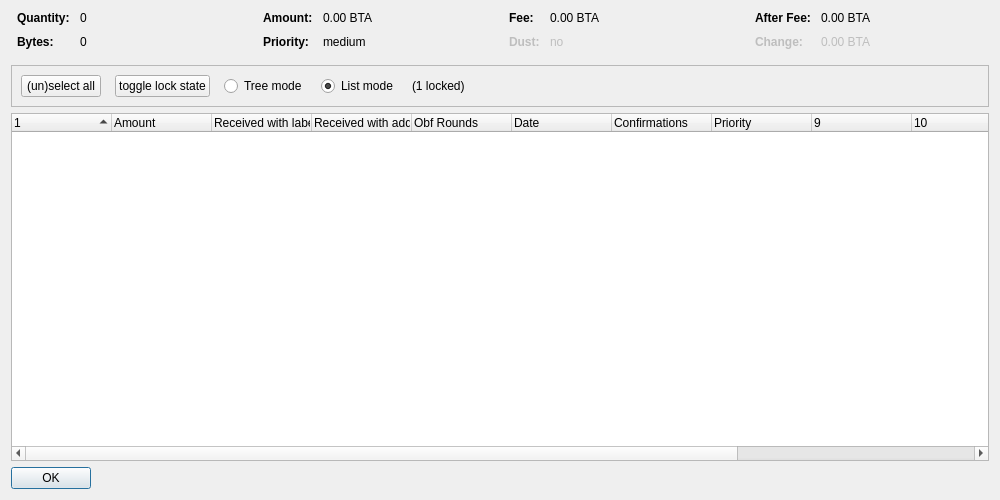
<?xml version="1.0" encoding="UTF-8"?>
<ui version="4.0">
 <class>CoinControlDialog</class>
 <widget class="QDialog" name="CoinControlDialog">
  <property name="geometry">
   <rect>
    <x>0</x>
    <y>0</y>
    <width>1000</width>
    <height>500</height>
   </rect>
  </property>
  <property name="windowTitle">
   <string>Coin Selection</string>
  </property>
  <layout class="QVBoxLayout" name="verticalLayout">
   <item>
    <layout class="QHBoxLayout" name="horizontalLayoutTop" stretch="0,0,0,0">
     <property name="topMargin">
      <number>0</number>
     </property>
     <property name="bottomMargin">
      <number>10</number>
     </property>
     <item>
      <layout class="QFormLayout" name="formLayoutCoinControl1">
       <property name="horizontalSpacing">
        <number>10</number>
       </property>
       <property name="verticalSpacing">
        <number>10</number>
       </property>
       <property name="leftMargin">
        <number>6</number>
       </property>
       <property name="rightMargin">
        <number>6</number>
       </property>
       <item row="0" column="0">
        <widget class="QLabel" name="labelCoinControlQuantityText">
         <property name="font">
          <font>
           <weight>75</weight>
           <bold>true</bold>
          </font>
         </property>
         <property name="text">
          <string>Quantity:</string>
         </property>
        </widget>
       </item>
       <item row="0" column="1">
        <widget class="QLabel" name="labelCoinControlQuantity">
         <property name="cursor">
          <cursorShape>IBeamCursor</cursorShape>
         </property>
         <property name="contextMenuPolicy">
          <enum>Qt::ActionsContextMenu</enum>
         </property>
         <property name="text">
          <string notr="true">0</string>
         </property>
         <property name="textInteractionFlags">
          <set>Qt::LinksAccessibleByMouse|Qt::TextSelectableByKeyboard|Qt::TextSelectableByMouse</set>
         </property>
        </widget>
       </item>
       <item row="1" column="0">
        <widget class="QLabel" name="labelCoinControlBytesText">
         <property name="font">
          <font>
           <weight>75</weight>
           <bold>true</bold>
          </font>
         </property>
         <property name="text">
          <string>Bytes:</string>
         </property>
        </widget>
       </item>
       <item row="1" column="1">
        <widget class="QLabel" name="labelCoinControlBytes">
         <property name="cursor">
          <cursorShape>IBeamCursor</cursorShape>
         </property>
         <property name="contextMenuPolicy">
          <enum>Qt::ActionsContextMenu</enum>
         </property>
         <property name="text">
          <string notr="true">0</string>
         </property>
         <property name="textInteractionFlags">
          <set>Qt::LinksAccessibleByMouse|Qt::TextSelectableByKeyboard|Qt::TextSelectableByMouse</set>
         </property>
        </widget>
       </item>
      </layout>
     </item>
     <item>
      <layout class="QFormLayout" name="formLayoutCoinControl2">
       <property name="horizontalSpacing">
        <number>10</number>
       </property>
       <property name="verticalSpacing">
        <number>10</number>
       </property>
       <property name="leftMargin">
        <number>6</number>
       </property>
       <property name="rightMargin">
        <number>6</number>
       </property>
       <item row="0" column="0">
        <widget class="QLabel" name="labelCoinControlAmountText">
         <property name="font">
          <font>
           <weight>75</weight>
           <bold>true</bold>
          </font>
         </property>
         <property name="text">
          <string>Amount:</string>
         </property>
        </widget>
       </item>
       <item row="0" column="1">
        <widget class="QLabel" name="labelCoinControlAmount">
         <property name="cursor">
          <cursorShape>IBeamCursor</cursorShape>
         </property>
         <property name="contextMenuPolicy">
          <enum>Qt::ActionsContextMenu</enum>
         </property>
         <property name="text">
          <string notr="true">0.00 BTA</string>
         </property>
         <property name="textInteractionFlags">
          <set>Qt::LinksAccessibleByMouse|Qt::TextSelectableByKeyboard|Qt::TextSelectableByMouse</set>
         </property>
        </widget>
       </item>
       <item row="1" column="0">
        <widget class="QLabel" name="labelCoinControlPriorityText">
         <property name="font">
          <font>
           <weight>75</weight>
           <bold>true</bold>
          </font>
         </property>
         <property name="text">
          <string>Priority:</string>
         </property>
        </widget>
       </item>
       <item row="1" column="1">
        <widget class="QLabel" name="labelCoinControlPriority">
         <property name="cursor">
          <cursorShape>IBeamCursor</cursorShape>
         </property>
         <property name="contextMenuPolicy">
          <enum>Qt::ActionsContextMenu</enum>
         </property>
         <property name="text">
          <string>medium</string>
         </property>
         <property name="textInteractionFlags">
          <set>Qt::LinksAccessibleByMouse|Qt::TextSelectableByKeyboard|Qt::TextSelectableByMouse</set>
         </property>
        </widget>
       </item>
      </layout>
     </item>
     <item>
      <layout class="QFormLayout" name="formLayoutCoinControl3">
       <property name="horizontalSpacing">
        <number>10</number>
       </property>
       <property name="verticalSpacing">
        <number>10</number>
       </property>
       <property name="leftMargin">
        <number>6</number>
       </property>
       <property name="rightMargin">
        <number>6</number>
       </property>
       <item row="0" column="0">
        <widget class="QLabel" name="labelCoinControlFeeText">
         <property name="font">
          <font>
           <weight>75</weight>
           <bold>true</bold>
          </font>
         </property>
         <property name="text">
          <string>Fee:</string>
         </property>
        </widget>
       </item>
       <item row="0" column="1">
        <widget class="QLabel" name="labelCoinControlFee">
         <property name="cursor">
          <cursorShape>IBeamCursor</cursorShape>
         </property>
         <property name="contextMenuPolicy">
          <enum>Qt::ActionsContextMenu</enum>
         </property>
         <property name="text">
          <string notr="true">0.00 BTA</string>
         </property>
         <property name="textInteractionFlags">
          <set>Qt::LinksAccessibleByMouse|Qt::TextSelectableByKeyboard|Qt::TextSelectableByMouse</set>
         </property>
        </widget>
       </item>
       <item row="1" column="0">
        <widget class="QLabel" name="labelCoinControlLowOutputText">
         <property name="enabled">
          <bool>false</bool>
         </property>
         <property name="font">
          <font>
           <weight>75</weight>
           <bold>true</bold>
          </font>
         </property>
         <property name="text">
          <string>Dust:</string>
         </property>
        </widget>
       </item>
       <item row="1" column="1">
        <widget class="QLabel" name="labelCoinControlLowOutput">
         <property name="enabled">
          <bool>false</bool>
         </property>
         <property name="cursor">
          <cursorShape>IBeamCursor</cursorShape>
         </property>
         <property name="contextMenuPolicy">
          <enum>Qt::ActionsContextMenu</enum>
         </property>
         <property name="text">
          <string>no</string>
         </property>
         <property name="textInteractionFlags">
          <set>Qt::LinksAccessibleByMouse|Qt::TextSelectableByKeyboard|Qt::TextSelectableByMouse</set>
         </property>
        </widget>
       </item>
      </layout>
     </item>
     <item>
      <layout class="QFormLayout" name="formLayoutCoinControl4">
       <property name="horizontalSpacing">
        <number>10</number>
       </property>
       <property name="verticalSpacing">
        <number>10</number>
       </property>
       <property name="leftMargin">
        <number>6</number>
       </property>
       <property name="rightMargin">
        <number>6</number>
       </property>
       <item row="0" column="0">
        <widget class="QLabel" name="labelCoinControlAfterFeeText">
         <property name="font">
          <font>
           <weight>75</weight>
           <bold>true</bold>
          </font>
         </property>
         <property name="text">
          <string>After Fee:</string>
         </property>
        </widget>
       </item>
       <item row="0" column="1">
        <widget class="QLabel" name="labelCoinControlAfterFee">
         <property name="cursor">
          <cursorShape>IBeamCursor</cursorShape>
         </property>
         <property name="contextMenuPolicy">
          <enum>Qt::ActionsContextMenu</enum>
         </property>
         <property name="text">
          <string notr="true">0.00 BTA</string>
         </property>
         <property name="textInteractionFlags">
          <set>Qt::LinksAccessibleByMouse|Qt::TextSelectableByKeyboard|Qt::TextSelectableByMouse</set>
         </property>
        </widget>
       </item>
       <item row="1" column="0">
        <widget class="QLabel" name="labelCoinControlChangeText">
         <property name="enabled">
          <bool>false</bool>
         </property>
         <property name="font">
          <font>
           <weight>75</weight>
           <bold>true</bold>
          </font>
         </property>
         <property name="text">
          <string>Change:</string>
         </property>
        </widget>
       </item>
       <item row="1" column="1">
        <widget class="QLabel" name="labelCoinControlChange">
         <property name="enabled">
          <bool>false</bool>
         </property>
         <property name="cursor">
          <cursorShape>IBeamCursor</cursorShape>
         </property>
         <property name="contextMenuPolicy">
          <enum>Qt::ActionsContextMenu</enum>
         </property>
         <property name="text">
          <string notr="true">0.00 BTA</string>
         </property>
         <property name="textInteractionFlags">
          <set>Qt::LinksAccessibleByMouse|Qt::TextSelectableByKeyboard|Qt::TextSelectableByMouse</set>
         </property>
        </widget>
       </item>
      </layout>
     </item>
    </layout>
   </item>
   <item>
    <widget class="QFrame" name="frame">
     <property name="minimumSize">
      <size>
       <width>0</width>
       <height>40</height>
      </size>
     </property>
     <property name="frameShape">
      <enum>QFrame::StyledPanel</enum>
     </property>
     <property name="frameShadow">
      <enum>QFrame::Sunken</enum>
     </property>
     <layout class="QHBoxLayout" name="horizontalLayout">
      <item>
       <layout class="QHBoxLayout" name="horizontalLayoutPanel" stretch="0,0,0,0,0,0">
       <property name="spacing">
        <number>14</number>
       </property>
       <item>
        <widget class="QPushButton" name="pushButtonSelectAll">
         <property name="sizePolicy">
          <sizepolicy hsizetype="Maximum" vsizetype="Fixed">
           <horstretch>0</horstretch>
           <verstretch>0</verstretch>
          </sizepolicy>
         </property>
         <property name="text">
          <string>(un)select all</string>
         </property>
          <property name="autoDefault">
           <bool>false</bool>
          </property>
        </widget>
       </item>
       <item>
         <widget class="QPushButton" name="pushButtonToggleLock">
          <property name="sizePolicy">
           <sizepolicy hsizetype="Maximum" vsizetype="Fixed">
            <horstretch>0</horstretch>
            <verstretch>0</verstretch>
           </sizepolicy>
          </property>
          <property name="text">
           <string>toggle lock state</string>
          </property>
          <property name="autoDefault">
           <bool>false</bool>
          </property>
         </widget>
        </item>
        <item>
        <widget class="QRadioButton" name="radioTreeMode">
         <property name="sizePolicy">
          <sizepolicy hsizetype="Maximum" vsizetype="Fixed">
           <horstretch>0</horstretch>
           <verstretch>0</verstretch>
          </sizepolicy>
         </property>
         <property name="text">
          <string>Tree mode</string>
         </property>
        </widget>
       </item>
       <item>
        <widget class="QRadioButton" name="radioListMode">
         <property name="sizePolicy">
          <sizepolicy hsizetype="Maximum" vsizetype="Fixed">
           <horstretch>0</horstretch>
           <verstretch>0</verstretch>
          </sizepolicy>
         </property>
         <property name="text">
          <string>List mode</string>
         </property>
          <property name="checked">
           <bool>true</bool>
          </property>
        </widget>
       </item>
       <item>
        <widget class="QLabel" name="labelLocked">
         <property name="text">
           <string>(1 locked)</string>
         </property>
        </widget>
       </item>
       <item>
        <spacer name="horizontalSpacer">
         <property name="orientation">
          <enum>Qt::Horizontal</enum>
         </property>
         <property name="sizeHint" stdset="0">
          <size>
           <width>40</width>
           <height>20</height>
          </size>
         </property>
        </spacer>
       </item>
      </layout>
      </item>
     </layout>
    </widget>
   </item>
   <item>
    <widget class="CoinControlTreeWidget" name="treeWidget">
     <property name="contextMenuPolicy">
      <enum>Qt::CustomContextMenu</enum>
     </property>
     <property name="sortingEnabled">
      <bool>false</bool>
     </property>
     <property name="columnCount">
      <number>13</number>
     </property>
     <attribute name="headerShowSortIndicator" stdset="0">
      <bool>true</bool>
     </attribute>
     <attribute name="headerStretchLastSection">
      <bool>false</bool>
     </attribute>
     <column>
      <property name="text">
       <string/>
      </property>
     </column>
     <column>
      <property name="text">
       <string>Amount</string>
      </property>
     </column>
     <column>
      <property name="text">
       <string>Received with label</string>
      </property>
     </column>
     <column>
      <property name="text">
       <string>Received with address</string>
      </property>
     </column>
     <column>
      <property name="text">
       <string>Obf Rounds</string>
      </property>
     </column>
     <column>
      <property name="text">
       <string>Date</string>
      </property>
     </column>
     <column>
      <property name="text">
       <string>Confirmations</string>
      </property>
      <property name="toolTip">
       <string>Confirmed</string>
      </property>
     </column>
     <column>
      <property name="text">
       <string>Priority</string>
      </property>
     </column>
     <column>
      <property name="text">
       <string/>
      </property>
     </column>
     <column>
      <property name="text">
       <string/>
      </property>
     </column>
     <column>
      <property name="text">
       <string/>
      </property>
     </column>
     <column>
      <property name="text">
       <string/>
      </property>
     </column>
     <column>
      <property name="text">
       <string/>
      </property>
     </column>
    </widget>
   </item>
   <item>
    <widget class="QDialogButtonBox" name="buttonBox">
     <property name="sizePolicy">
      <sizepolicy hsizetype="Maximum" vsizetype="Fixed">
       <horstretch>0</horstretch>
       <verstretch>0</verstretch>
      </sizepolicy>
     </property>
     <property name="orientation">
      <enum>Qt::Horizontal</enum>
     </property>
     <property name="standardButtons">
      <set>QDialogButtonBox::Ok</set>
     </property>
    </widget>
   </item>
  </layout>
 </widget>
 <customwidgets>
  <customwidget>
   <class>CoinControlTreeWidget</class>
   <extends>QTreeWidget</extends>
   <header>coincontroltreewidget.h</header>
  </customwidget>
 </customwidgets>
 <resources/>
 <connections/>
</ui>
